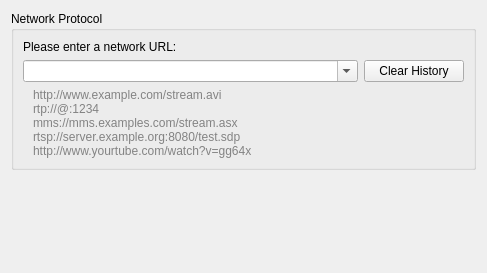
<?xml version="1.0" encoding="UTF-8"?>
<ui version="4.0">
 <author>Jean-Baptiste Kempf</author>
 <class>OpenNetwork</class>
 <widget class="QWidget" name="OpenNetwork">
  <property name="geometry">
   <rect>
    <x>0</x>
    <y>0</y>
    <width>487</width>
    <height>273</height>
   </rect>
  </property>
  <property name="windowTitle">
   <string>Form</string>
  </property>
  <layout class="QVBoxLayout">
   <item>
    <widget class="QGroupBox" name="groupBox">
     <property name="title">
      <string>Network Protocol</string>
     </property>
     <layout class="QGridLayout">
      <item row="0" column="0">
       <widget class="QLabel" name="label_1">
        <property name="sizePolicy">
         <sizepolicy hsizetype="Preferred" vsizetype="Fixed">
          <horstretch>0</horstretch>
          <verstretch>0</verstretch>
         </sizepolicy>
        </property>
        <property name="text">
         <string>Please enter a network URL:</string>
        </property>
       </widget>
      </item>
      <item row="2" column="0">
       <widget class="QLabel" name="examples">
        <property name="styleSheet">
         <string notr="true">color: #838383; </string>
        </property>
        <property name="text">
         <string notr="true">http://www.example.com/stream.avi
rtp://@:1234
mms://mms.examples.com/stream.asx
rtsp://server.example.org:8080/test.sdp
http://www.yourtube.com/watch?v=gg64x</string>
        </property>
        <property name="margin">
         <number>5</number>
        </property>
        <property name="indent">
         <number>10</number>
        </property>
       </widget>
      </item>
      <item row="1" column="0">
       <layout class="QHBoxLayout">
        <item>
         <widget class="QComboBox" name="urlComboBox">
          <property name="maximumSize">
           <size>
            <width>600</width>
            <height>16777215</height>
           </size>
          </property>
          <property name="editable">
           <bool>true</bool>
          </property>
          <property name="insertPolicy">
           <enum>QComboBox::NoInsert</enum>
          </property>
         </widget>
        </item>
        <item>
         <widget class="QPushButton" name="clearHistoryButton">
          <property name="text">
           <string>Clear History</string>
          </property>
          <property name="toolTip">
           <string>Clear the network URL browsing history</string>
          </property>
          <property name="maximumSize">
           <size>
            <width>100</width>
            <height>16777215</height>
           </size>
          </property>
         </widget>
        </item>
       </layout>
      </item>
     </layout>
    </widget>
   </item>
   <item>
    <spacer>
     <property name="orientation">
      <enum>Qt::Vertical</enum>
     </property>
     <property name="sizeType">
      <enum>QSizePolicy::MinimumExpanding</enum>
     </property>
     <property name="sizeHint" stdset="0">
      <size>
       <width>20</width>
       <height>10</height>
      </size>
     </property>
    </spacer>
   </item>
  </layout>
 </widget>
 <tabstops>
  <tabstop>urlComboBox</tabstop>
 </tabstops>
 <resources/>
 <connections/>
</ui>
